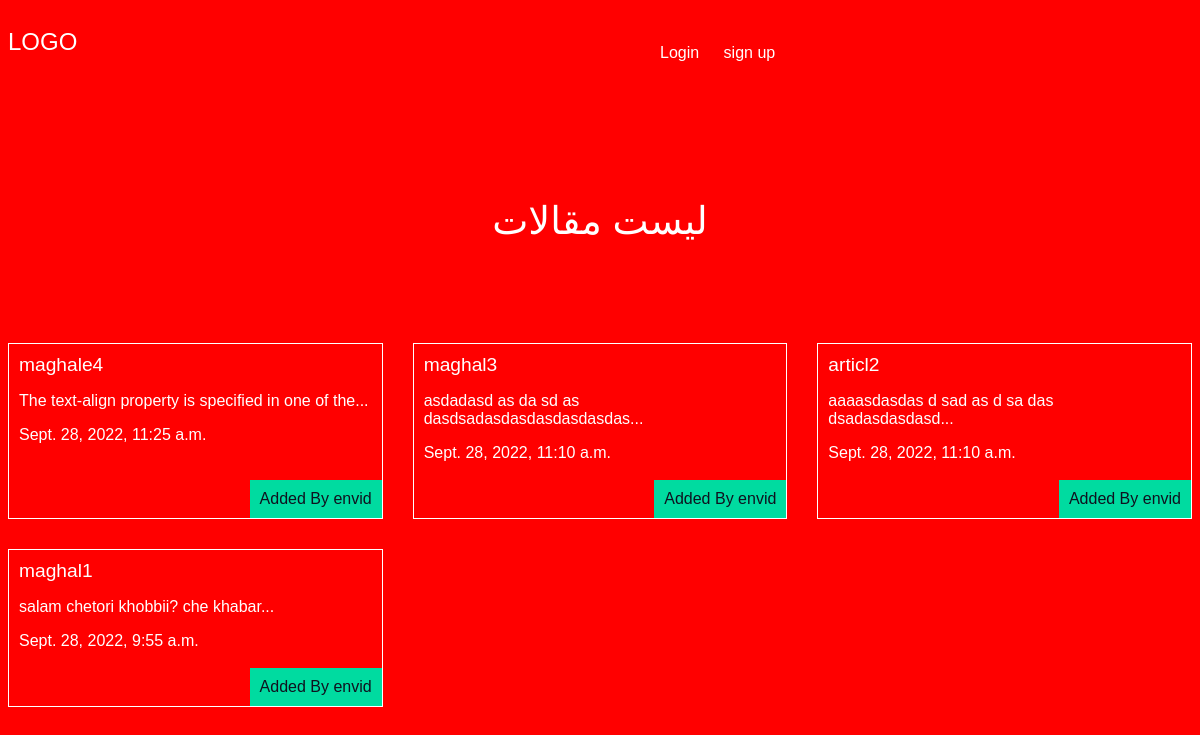
The app's page /articles/ with its own data.
### articles/models.py (models this page shows, shortened)
class articles(models.Model):
    title = models.CharField(max_length= 100)
    slug = models.SlugField()
    body = models.TextField()
    date = models.DateTimeField(auto_now_add=True)
    image = models.ImageField(default='default.jpg', blank=True)
    author = models.ForeignKey(User, default=None, on_delete=models.CASCADE)
    def snippet(self):
        return self.body[:50] + '...'

### articles/views.py (the view)
# urls.py: path("", views.articlesList, name ='list'),
def articlesList(request):
    article = models.articles.objects.all().order_by("-date")
    return render(request,"articles/tarticlesList.html", {'articles':article})

### articles/templates/articles/tarticlesList.html (shortened to what this page needs)
{% extends "base.html" %}
{% block content %}
<h1>لیست مقالات</h1>
<div class="articles">
{% for article in articles %}
    <div class="article">
        <h2><a href="{% url 'articles:details' slug=article.slug %}">{{ article.title }}</a></h2>
        <p>{{ article.snippet }}</p>
        <p>{{ article.date }}</p>
        <p class="author">Added By {{ article.author.username }}</p>
    </div>
{% endfor %}
</div>
{% endblock %}

### assets/style.css (style rules this page uses)
body { background-color: red; background-image : url(stars.jpg); background-repeat-y:no-repeat; background-attachment:fixed; color:white; font-family:arial; }
h1,h2,h3,h4,h5 { font-weight:normal; margin:0; }
a,a:hover,a:visited { color:white; text-decoration:none; }
div.wrapper h1 { text-align:center; margin:100px auto; font-size:2.4em; }
.articles { display:grid; grid-template-columns:1fr 1fr 1fr; grid-gap:30px; }
.article { padding:10px; border:1px solid white; position:relative; padding-bottom:40px; }
.article h2 { font-size:1.2em; }
.article .author { padding:10px; background-color:#00dba0; position:absolute; right:0; bottom:0; margin:0; color:#0f121f; }

### records on screen
articles: title "maghale4", snippet "The text-align property is specified in one of the...", date "Sept. 28, 2022, 11:25 a.m.", author.username "envid"
articles: title "maghal3", snippet "asdadasd as da sd as dasdsadasdasdasdasdasdas...", date "Sept. 28, 2022, 11:10 a.m.", author.username "envid"
articles: title "articl2", snippet "aaaasdasdas d sad as d sa das dsadasdasdasd...", date "Sept. 28, 2022, 11:10 a.m.", author.username "envid"
articles: title "maghal1", snippet "salam chetori khobbii? che khabar...", date "Sept. 28, 2022, 9:55 a.m.", author.username "envid"
